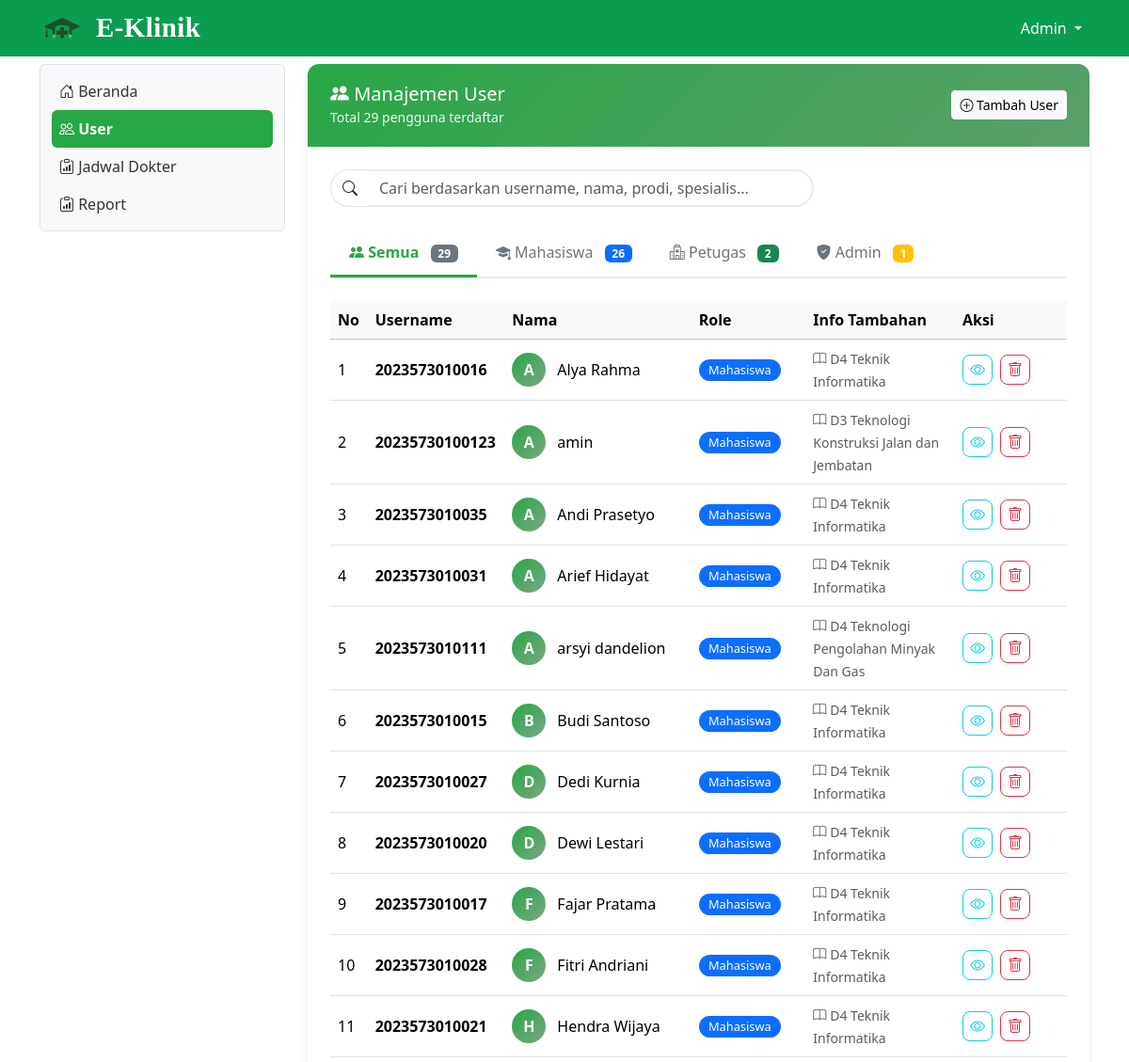
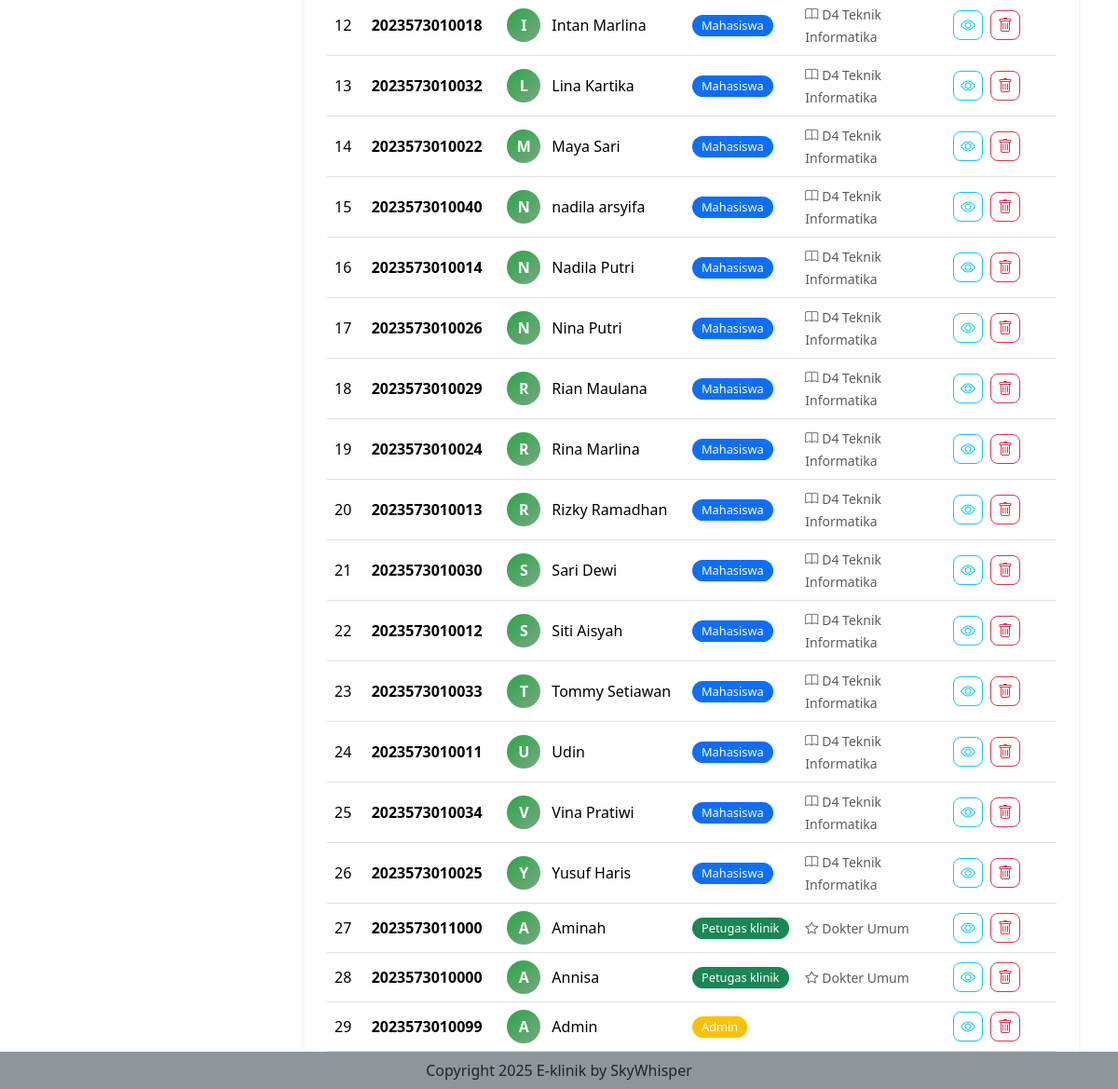
The app's page /user (signed in) with its own data (2 pictures, top to bottom).
### tables this page shows
CREATE TABLE `mahasiswa` (
  `nim` varchar(50) NOT NULL,
  `nama` varchar(100) DEFAULT NULL,
  `jurusan` varchar(100) DEFAULT NULL,
  `prodi` varchar(100) DEFAULT NULL,
  `tgl_lahir` date DEFAULT NULL,
  `jenis_kelamin` enum('Laki-laki','Perempuan') DEFAULT NULL,
  `alamat` text DEFAULT NULL,
  `no_hp` varchar(20) DEFAULT NULL
);

CREATE TABLE `user` (
  `username` varchar(50) NOT NULL,
  `password` varchar(100) NOT NULL,
  `role` enum('admin','petugas klinik','mahasiswa') NOT NULL
);

CREATE TABLE `petugas_klinik` (
  `id_petugas` varchar(50) NOT NULL,
  `nama` varchar(100) DEFAULT NULL,
  `jenis_kelamin` enum('Laki-laki','Perempuan') DEFAULT NULL,
  `spesialis` varchar(100) DEFAULT NULL,
  `no_hp` varchar(20) DEFAULT NULL,
  `alamat` text DEFAULT NULL
);

### user.php (the view, shortened to what this page needs)
<?php
include "proses/connect.php";
$query = mysqli_query($conn, "
 SELECT
    u.username,
    u.role,
    CASE
        WHEN u.role = 'petugas klinik' THEN pk.nama
        WHEN u.role = 'mahasiswa' THEN m.nama
        ELSE 'Admin'
    END AS nama,
    m.jenis_kelamin AS m_jenis_kelamin,
    m.no_hp AS m_no_hp,
    m.alamat AS m_alamat,
    m.jurusan AS jurusan,
    m.prodi AS prodi,
    m.tgl_lahir AS tgl_lahir,
    pk.jenis_kelamin AS pk_jenis_kelamin,
    pk.no_hp AS pk_no_hp,
    pk.alamat AS pk_alamat,
    pk.spesialis AS spesialis
FROM user u
LEFT JOIN petugas_klinik pk ON u.username = pk.id_petugas
LEFT JOIN mahasiswa m ON u.username = m.nim
ORDER BY u.role, nama
");
$users_by_role = [
    'mahasiswa' => [],
    'petugas klinik' => [],
    'admin' => []
];
while ($record = mysqli_fetch_assoc($query)) {
    $users_by_role[$record['role']][] = $record;
}
$count_mahasiswa = count($users_by_role['mahasiswa']);
$count_petugas = count($users_by_role['petugas klinik']);
$count_admin = count($users_by_role['admin']);
$total_users = $count_mahasiswa + $count_petugas + $count_admin;
?>
<div class="col-lg-9 mt-2">
    <div class="card user-card">
        <div class="card-header">
            <div class="d-flex justify-content-between align-items-center">
                <div>
                    <h5 class="mb-0"><i class="bi bi-people-fill"></i> Manajemen User</h5>
                    <small style="opacity: 0.9;">Total <?php echo $total_users; ?> pengguna terdaftar</small>
                </div>
                <button class="btn btn-light btn-sm" data-bs-toggle="modal" data-bs-target="#ModalTambahUser">
                    <i class="bi bi-plus-circle"></i> Tambah User
                </button>
            </div>
        </div>
        <div class="card-body p-4">
            <div class="row mb-4">
                <div class="col-md-8">
                    <div class="input-group">
                        <span class="input-group-text bg-white border-end-0" style="border-radius: 50px 0 0 50px;">
                            <i class="bi bi-search"></i>
                        </span>
                        <input type="text" class="form-control search-box border-start-0" id="searchInput"
                               placeholder="Cari berdasarkan username, nama, prodi, spesialis..."
                               style="border-radius: 0 50px 50px 0;">
                    </div>
                </div>
                <div class="col-md-4 text-end mt-2 mt-md-0">
                </div>
            </div>
            <ul class="nav nav-tabs mb-4" id="userTabs" role="tablist">
                <li class="nav-item" role="presentation">
                    <button class="nav-link active" id="all-tab" data-bs-toggle="tab" data-bs-target="#all" type="button">
                        <i class="bi bi-people-fill"></i> Semua
                        <span class="badge bg-secondary badge-count"><?php echo $total_users; ?></span>
                    </button>
                </li>
                <li class="nav-item" role="presentation">
                    <button class="nav-link" id="mahasiswa-tab" data-bs-toggle="tab" data-bs-target="#mahasiswa" type="button">
                        <i class="bi bi-mortarboard-fill"></i> Mahasiswa
                        <span class="badge bg-primary badge-count"><?php echo $count_mahasiswa; ?></span>
                    </button>
                </li>
                <li class="nav-item" role="presentation">
                    <button class="nav-link" id="petugas-tab" data-bs-toggle="tab" data-bs-target="#petugas" type="button">
                        <i class="bi bi-hospital"></i> Petugas
                        <span class="badge bg-success badge-count"><?php echo $count_petugas; ?></span>
                    </button>
                </li>
                <li class="nav-item" role="presentation">
                    <button class="nav-link" id="admin-tab" data-bs-toggle="tab" data-bs-target="#admin" type="button">
                        <i class="bi bi-shield-fill-check"></i> Admin
                        <span class="badge bg-warning badge-count"><?php echo $count_admin; ?></span>
                    </button>
                </li>
            </ul>
            <div class="tab-content" id="userTabsContent">
                <div class="tab-pane fade show active" id="all" role="tabpanel">
                    <?php
                    $all_users = array_merge($users_by_role['mahasiswa'], $users_by_role['petugas klinik'], $users_by_role['admin']);
                    renderUserTable($all_users, true);
                    ?>
                </div>
            </div>
        </div>
    </div>
</div>
<?php
function renderUserTable($users, $showRole = true, $roleFilter = null) {
    $role_color = [
        'mahasiswa' => 'primary',
        'petugas klinik' => 'success',
        'admin' => 'warning'
    ];
    ?>
    <div class="table-responsive">
        <table class="table table-hover align-middle">
            <thead class="table-light">
                <tr>
                    <th width="5%">No</th>
                    <th width="15%">Username</th>
                    <th width="25%">Nama</th>
                    <?php if ($showRole): ?>
                    <th width="15%">Role</th>
                    <?php endif; ?>
                    <th width="20%">Info Tambahan</th>
                    <th width="15%">Aksi</th>
                </tr>
            </thead>
            <tbody>
                <?php
                $no = 1;
                foreach ($users as $row):
                    $badge_color = $role_color[$row['role']] ?? 'secondary';
                    $initial = strtoupper(substr($row['nama'], 0, 1));
                    $extra_info = '';
                    if ($row['role'] == 'mahasiswa') {
                        $extra_info = '<small class="text-muted"><i class="bi bi-book me-1"></i>' . ($row['prodi'] ?? '-') . '</small>';
                    } elseif ($row['role'] == 'petugas klinik') {
                        $extra_info = '<small class="text-muted"><i class="bi bi-star me-1"></i>' . ($row['spesialis'] ?? '-') . '</small>';
                    }
                ?>
                <tr>
                    <td><?php echo $no++; ?></td>
                    <td><strong><?php echo $row['username']; ?></strong></td>
                    <td>
                        <div class="d-flex align-items-center">
                            <span class="user-avatar"><?php echo $initial; ?></span>
                            <span><?php echo $row['nama']; ?></span>
                        </div>
                    </td>
                    <?php if ($showRole): ?>
                    <td>
                        <span class="badge bg-<?php echo $badge_color; ?> role-badge">
                            <?php echo ucfirst($row['role']); ?>
                        </span>
                    </td>
                    <?php endif; ?>
                    <td><?php echo $extra_info; ?></td>
                    <td>
                        <button class="btn btn-outline-info btn-action me-1" data-bs-toggle="modal"
                                data-bs-target="#ModalView_<?php echo $row['username']; ?>" title="Lihat Detail">
                            <i class="bi bi-eye"></i>
                        </button>
                        <button class="btn btn-outline-danger btn-action" data-bs-toggle="modal"
                                data-bs-target="#ModalDeleteUser_<?php echo $row['username']; ?>" title="Hapus">
                            <i class="bi bi-trash"></i>
                        </button>
                    </td>
                </tr>
                <?php endforeach; ?>
            </tbody>
        </table>
    </div>
    <?php
}
?>

### assets/css/style.css (style rules this page uses)
body { height: 100%; }

### user.php (style rules this page uses)
.user-card { border-radius: 12px; box-shadow: 0 2px 8px rgba(0,0,0,0.08); border: none; overflow: hidden; }
.user-card .card-header { background: linear-gradient(135deg, #28a745 0%, #5a9f6aff 100%); color: white; padding: 1.25rem 1.5rem; border: none; }
.badge-count { font-size: 0.75rem; padding: 0.3em 0.65em; margin-left: 0.5rem; }
.nav-tabs { border-bottom: 2px solid #e9ecef; }
.nav-tabs .nav-link { color: #6c757d; font-weight: 500; border: none; padding: 0.75rem 1.25rem; transition: all 0.3s; }
.nav-tabs .nav-link.active { color: #28a745; font-weight: 600; background: white; border-bottom: 3px solid #28a745; }
.role-badge { font-size: 0.8rem; padding: 0.4em 0.8em; border-radius: 20px; font-weight: 500; }
.user-avatar { width: 36px; height: 36px; border-radius: 50%; background: linear-gradient(135deg, #28a745 0%, #7aa784ff 100%); display: inline-flex; align-items: center; justify-content: center; color: white; font-weight: 600; margin-right: 0.75rem; }
.search-box { border-radius: 50px; border: 2px solid #e9ecef; transition: all 0.3s; }
.btn-action { width: 32px; height: 32px; padding: 0; border-radius: 8px; display: inline-flex; align-items: center; justify-content: center; transition: all 0.3s; }
.table-hover tbody tr { transition: all 0.3s; }

### records on screen
mahasiswa: nim.username "2023573010016", initial "A", nama "Alya Rahma", nim.role "Mahasiswa", prodi "D4 Teknik Informatika"
mahasiswa: nim.username "20235730100123", initial "A", nama "amin", nim.role "Mahasiswa", prodi "D3 Teknologi Konstruksi Jalan dan Jembatan"
mahasiswa: nim.username "2023573010035", initial "A", nama "Andi Prasetyo", nim.role "Mahasiswa", prodi "D4 Teknik Informatika"
mahasiswa: nim.username "2023573010031", initial "A", nama "Arief Hidayat", nim.role "Mahasiswa", prodi "D4 Teknik Informatika"
mahasiswa: nim.username "2023573010111", initial "A", nama "arsyi dandelion", nim.role "Mahasiswa", prodi "D4 Teknologi Pengolahan Minyak Dan Gas"
mahasiswa: nim.username "2023573010015", initial "B", nama "Budi Santoso", nim.role "Mahasiswa", prodi "D4 Teknik Informatika"
mahasiswa: nim.username "2023573010027", initial "D", nama "Dedi Kurnia", nim.role "Mahasiswa", prodi "D4 Teknik Informatika"
mahasiswa: nim.username "2023573010020", initial "D", nama "Dewi Lestari", nim.role "Mahasiswa", prodi "D4 Teknik Informatika"
mahasiswa: nim.username "2023573010017", initial "F", nama "Fajar Pratama", nim.role "Mahasiswa", prodi "D4 Teknik Informatika"
mahasiswa: nim.username "2023573010028", initial "F", nama "Fitri Andriani", nim.role "Mahasiswa", prodi "D4 Teknik Informatika"
mahasiswa: nim.username "2023573010021", initial "H", nama "Hendra Wijaya", nim.role "Mahasiswa", prodi "D4 Teknik Informatika"
mahasiswa: nim.username "2023573010018", initial "I", nama "Intan Marlina", nim.role "Mahasiswa", prodi "D4 Teknik Informatika"
mahasiswa: nim.username "2023573010032", initial "L", nama "Lina Kartika", nim.role "Mahasiswa", prodi "D4 Teknik Informatika"
mahasiswa: nim.username "2023573010022", initial "M", nama "Maya Sari", nim.role "Mahasiswa", prodi "D4 Teknik Informatika"
mahasiswa: nim.username "2023573010040", initial "N", nama "nadila arsyifa", nim.role "Mahasiswa", prodi "D4 Teknik Informatika"
mahasiswa: nim.username "2023573010014", initial "N", nama "Nadila Putri", nim.role "Mahasiswa", prodi "D4 Teknik Informatika"
mahasiswa: nim.username "2023573010026", initial "N", nama "Nina Putri", nim.role "Mahasiswa", prodi "D4 Teknik Informatika"
mahasiswa: nim.username "2023573010029", initial "R", nama "Rian Maulana", nim.role "Mahasiswa", prodi "D4 Teknik Informatika"
mahasiswa: nim.username "2023573010024", initial "R", nama "Rina Marlina", nim.role "Mahasiswa", prodi "D4 Teknik Informatika"
mahasiswa: nim.username "2023573010013", initial "R", nama "Rizky Ramadhan", nim.role "Mahasiswa", prodi "D4 Teknik Informatika"
mahasiswa: nim.username "2023573010030", initial "S", nama "Sari Dewi", nim.role "Mahasiswa", prodi "D4 Teknik Informatika"
mahasiswa: nim.username "2023573010012", initial "S", nama "Siti Aisyah", nim.role "Mahasiswa", prodi "D4 Teknik Informatika"
mahasiswa: nim.username "2023573010033", initial "T", nama "Tommy Setiawan", nim.role "Mahasiswa", prodi "D4 Teknik Informatika"
mahasiswa: nim.username "2023573010011", initial "U", nama "Udin", nim.role "Mahasiswa", prodi "D4 Teknik Informatika"
mahasiswa: nim.username "2023573010034", initial "V", nama "Vina Pratiwi", nim.role "Mahasiswa", prodi "D4 Teknik Informatika"
mahasiswa: nim.username "2023573010025", initial "Y", nama "Yusuf Haris", nim.role "Mahasiswa", prodi "D4 Teknik Informatika"
petugas_klinik: id_petugas.username "2023573011000", initial "A", nama "Aminah", id_petugas.role "Petugas klinik", spesialis "Dokter Umum"
petugas_klinik: id_petugas.username "2023573010000", initial "A", nama "Annisa", id_petugas.role "Petugas klinik", spesialis "Dokter Umum"
user: username "2023573010099", initial "A", nama "Admin", role "Admin"

### other values on screen
$_SESSION['nama_eklinik'] "Admin"
$total_users "29"
$count_mahasiswa "26"
$count_petugas "2"
$count_admin "1"
